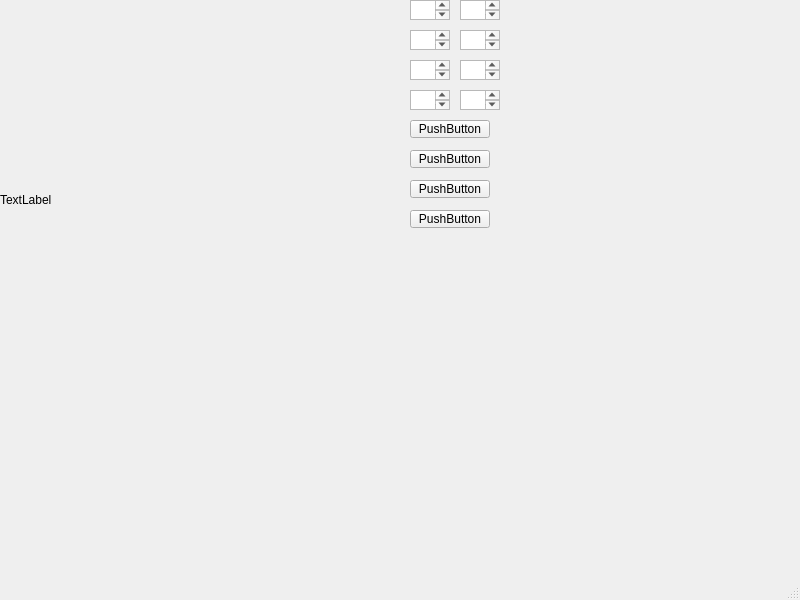
<?xml version="1.0" encoding="UTF-8"?>
<ui version="4.0">
 <class>MainWindow</class>
 <widget class="QMainWindow" name="MainWindow">
  <property name="geometry">
   <rect>
    <x>0</x>
    <y>0</y>
    <width>800</width>
    <height>600</height>
   </rect>
  </property>
  <property name="windowTitle">
   <string>MainWindow</string>
  </property>
  <widget class="QWidget" name="centralwidget">
   <widget class="QLabel" name="label">
    <property name="geometry">
     <rect>
      <x>0</x>
      <y>0</y>
      <width>400</width>
      <height>400</height>
     </rect>
    </property>
    <property name="text">
     <string>TextLabel</string>
    </property>
   </widget>
   <widget class="QTextEdit" name="textEdit">
    <property name="geometry">
     <rect>
      <x>410</x>
      <y>0</y>
      <width>40</width>
      <height>20</height>
     </rect>
    </property>
   </widget>
   <widget class="QTextEdit" name="textEdit_2">
    <property name="geometry">
     <rect>
      <x>460</x>
      <y>0</y>
      <width>40</width>
      <height>20</height>
     </rect>
    </property>
   </widget>
   <widget class="QTextEdit" name="textEdit_3">
    <property name="geometry">
     <rect>
      <x>410</x>
      <y>30</y>
      <width>40</width>
      <height>20</height>
     </rect>
    </property>
   </widget>
   <widget class="QTextEdit" name="textEdit_4">
    <property name="geometry">
     <rect>
      <x>460</x>
      <y>30</y>
      <width>40</width>
      <height>20</height>
     </rect>
    </property>
   </widget>
   <widget class="QTextEdit" name="textEdit_5">
    <property name="geometry">
     <rect>
      <x>410</x>
      <y>60</y>
      <width>40</width>
      <height>20</height>
     </rect>
    </property>
   </widget>
   <widget class="QTextEdit" name="textEdit_6">
    <property name="geometry">
     <rect>
      <x>460</x>
      <y>60</y>
      <width>40</width>
      <height>20</height>
     </rect>
    </property>
   </widget>
   <widget class="QTextEdit" name="textEdit_7">
    <property name="geometry">
     <rect>
      <x>410</x>
      <y>90</y>
      <width>40</width>
      <height>20</height>
     </rect>
    </property>
   </widget>
   <widget class="QTextEdit" name="textEdit_8">
    <property name="geometry">
     <rect>
      <x>460</x>
      <y>90</y>
      <width>40</width>
      <height>20</height>
     </rect>
    </property>
   </widget>
   <widget class="QPushButton" name="pushButton">
    <property name="geometry">
     <rect>
      <x>410</x>
      <y>120</y>
      <width>80</width>
      <height>18</height>
     </rect>
    </property>
    <property name="text">
     <string>PushButton</string>
    </property>
   </widget>
   <widget class="QPushButton" name="pushButton_2">
    <property name="geometry">
     <rect>
      <x>410</x>
      <y>150</y>
      <width>80</width>
      <height>18</height>
     </rect>
    </property>
    <property name="text">
     <string>PushButton</string>
    </property>
   </widget>
   <widget class="QPushButton" name="pushButton_3">
    <property name="geometry">
     <rect>
      <x>410</x>
      <y>180</y>
      <width>80</width>
      <height>18</height>
     </rect>
    </property>
    <property name="text">
     <string>PushButton</string>
    </property>
   </widget>
   <widget class="QPushButton" name="pushButton_4">
    <property name="geometry">
     <rect>
      <x>410</x>
      <y>210</y>
      <width>80</width>
      <height>18</height>
     </rect>
    </property>
    <property name="text">
     <string>PushButton</string>
    </property>
   </widget>
  </widget>
  <widget class="QMenuBar" name="menubar">
   <property name="geometry">
    <rect>
     <x>0</x>
     <y>0</y>
     <width>800</width>
     <height>17</height>
    </rect>
   </property>
  </widget>
  <widget class="QStatusBar" name="statusbar"/>
 </widget>
 <resources/>
 <connections/>
</ui>
